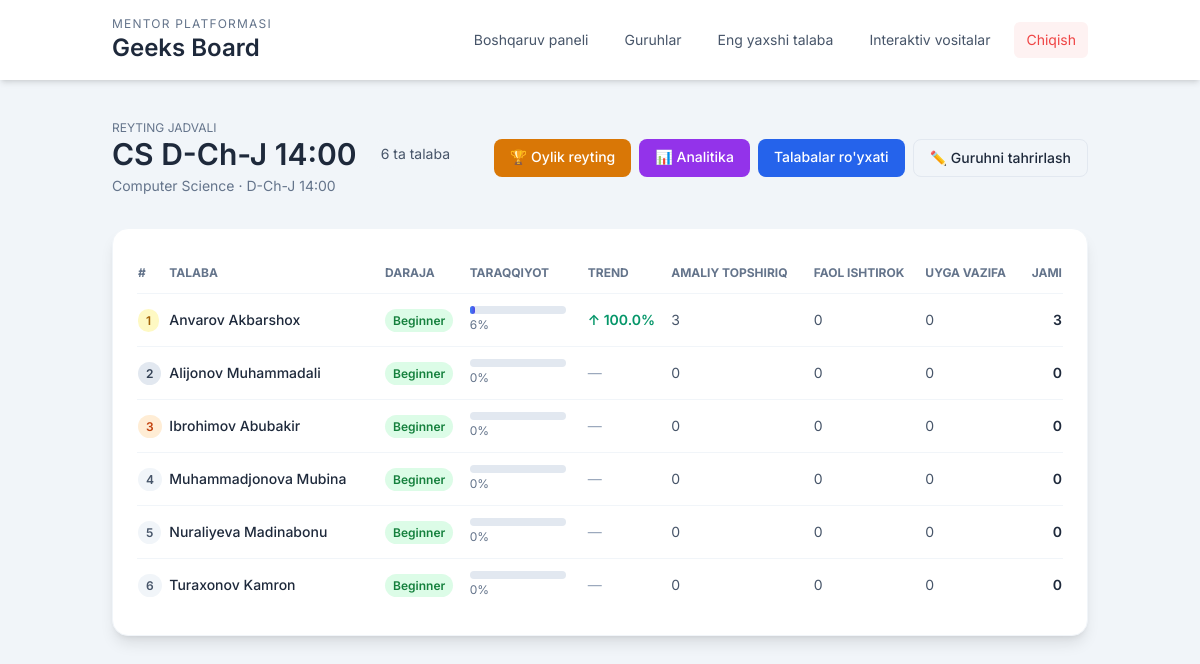
Screenshot of /groups/2/rating/ (signed in) with the database file from the repository.
### core/models.py (models this page shows, shortened)
class Group(models.Model):
    mentor = models.ForeignKey(
        Mentor,
        on_delete=models.CASCADE,
        related_name='groups',
    )
    name = models.CharField(max_length=150)
    subject = models.CharField(max_length=120, blank=True)
    schedule = models.CharField(max_length=255, blank=True)
    start_date = models.DateField(null=True, blank=True)
    class Meta:
        unique_together = ('mentor', 'name')
        ordering = ['name']

class PointCategory(models.Model):
    PARTICIPATION = 'participation'
    ATTENDANCE = 'attendance'
    HOMEWORK = 'homework'
    DISCIPLINE = 'discipline'
    KNOWLEDGE = 'knowledge'
    CATEGORY_CHOICES = [
        (PARTICIPATION, 'Participation'),
        (ATTENDANCE, 'Attendance'),
        (HOMEWORK, 'Homework'),
        (DISCIPLINE, 'Discipline'),
        (KNOWLEDGE, 'Knowledge'),
    ]
    name = models.CharField(max_length=120, unique=True)
    slug = models.SlugField(max_length=80, unique=True)
    description = models.TextField(blank=True)
    max_score = models.PositiveSmallIntegerField(default=10)
    is_active = models.BooleanField(default=True)
    class Meta:
        ordering = ['name']

class Student(models.Model):
    group = models.ForeignKey(
        Group,
        on_delete=models.CASCADE,
        related_name='students',
    )
    full_name = models.CharField(max_length=200)
    birth_date = models.DateField(null=True, blank=True)
    phone = models.CharField(max_length=32, blank=True)
    parent_phone = models.CharField(max_length=32, blank=True)
    notes = models.TextField(blank=True)
    class Meta:
        ordering = ['full_name']
    def total_score(self, start_date=None, end_date=None) -> int:
        qs = self.points.all()
        if start_date:
            qs = qs.filter(date__gte=start_date)
        if end_date:
            qs = qs.filter(date__lt=end_date)
        return qs.aggregate(total=models.Sum('score'))['total'] or 0
    def get_level(self) -> str:
        total = self.total_score()
        if total < 51:
            return 'Beginner'
        elif total < 151:
            return 'Intermediate'
        else:
            return 'Pro'
    def get_level_thresholds(self) -> dict:
        total = self.total_score()
        if total < 51:
            return {
                'current': 'Beginner',
                'current_min': 0,
                'current_max': 50,
                'next': 'Intermediate',
                'next_min': 51,
                'next_max': 150,
            }
    def get_progress_percentage(self) -> float:
        thresholds = self.get_level_thresholds()
        if thresholds['next'] is None:
            return 100.0  # Max level reached
        total = self.total_score()
        current_range = thresholds['current_max'] - thresholds['current_min'] + 1
        progress_in_range = total - thresholds['current_min']
        return min(100.0, (progress_in_range / current_range) * 100)
    def get_trend(self, days=30) -> dict:
        from datetime import timedelta
        now = timezone.now()
        current_start = now - timedelta(days=days)
        previous_start = current_start - timedelta(days=days)
        current_points = self.total_score(start_date=current_start)
        previous_points = self.total_score(start_date=previous_start, end_date=current_start)
        if previous_points == 0:
            change_percent = 100.0 if current_points > 0 else 0.0
        else:
            change_percent = ((current_points - previous_points) / abs(previous_points)) * 100
        return {
            'current': current_points,
            'previous': previous_points,
            'change': current_points - previous_points,
            'change_percent': change_percent,
            'direction': 'up' if current_points > previous_points else 'down' if current_points < previous_points else 'neutral'
        }

### core/views.py (the view)
# urls.py: path('groups/<int:group_id>/rating/', views.student_rating, name='student_rating'),
@login_required
def student_rating(request, group_id: int):
    mentor = _require_mentor(request)
    if not mentor:
        return redirect('login')
    group = get_object_or_404(Group, id=group_id, mentor=mentor)
    students = (
        group.students.annotate(total_points=Sum('points__score', default=0))
        .order_by('-total_points', 'full_name')
    )
    categories = PointCategory.objects.filter(is_active=True)
    breakdown = []
    for student in students:
        category_scores = [
            student.points.filter(category=category).aggregate(total=Sum('score'))['total'] or 0
            for category in categories
        ]
        level = student.get_level()
        progress = student.get_progress_percentage()
        trend = student.get_trend(days=30)
        breakdown.append({
            'student': student,
            'scores': category_scores,
            'level': level,
            'progress': progress,
            'trend': trend,
        })
    context = {
        'group': group,
        'categories': categories,
        'breakdown': breakdown,
    }
    return render(request, 'student_rating.html', context)

### core/views.py (called while the page is built)
def _require_mentor(request):
    mentor = getattr(request.user, 'mentor_profile', None)
    if not mentor:
        messages.error(request, 'Bu hisobga mentor profili bog\'lanmagan.')
        return None
    return mentor

### project/templates/student_rating.html (shortened to what this page needs)
{% extends "base.html" %}
{% block content %}
<div class="mb-8">
    <div class="flex items-center justify-between">
        <div>
            <p class="text-xs uppercase text-slate-500">Reyting jadvali</p>
            <div class="flex flex-wrap gap-3 items-center">
                <h2 class="text-3xl font-semibold text-slate-800">{{ group.name }}</h2>
                <span class="px-3 py-1 rounded-full bg-slate-100 text-slate-600 text-sm">{{ breakdown|length }} ta talaba</span>
            </div>
            <p class="text-sm text-slate-500 mt-1">{{ group.subject|default:"Umumiy" }} &middot; {{ group.schedule|default:"Jadval belgilanmagan" }}</p>
        </div>
        <div class="flex gap-2">
            <a href="{% url 'monthly_leaderboard' group.id %}" class="px-4 py-2 bg-amber-600 text-white rounded-lg hover:bg-amber-700 transition text-sm font-medium">
                🏆 Oylik reyting
            </a>
            <a href="{% url 'analytics_dashboard' group.id %}" class="px-4 py-2 bg-purple-600 text-white rounded-lg hover:bg-purple-700 transition text-sm font-medium">
                📊 Analitika
            </a>
            <a href="{% url 'student_list' group.id %}" class="px-4 py-2 bg-blue-600 text-white rounded-lg hover:bg-blue-700 transition text-sm font-medium">
                Talabalar ro'yxati
            </a>
            <a href="{% url 'group_edit' group.id %}" class="px-4 py-2 border border-slate-200 rounded-lg hover:bg-slate-50 text-sm font-medium">
                ✏️ Guruhni tahrirlash
            </a>
        </div>
    </div>
</div>
<div class="bg-white rounded-2xl shadow-lg p-6 border border-slate-100">
    <div class="overflow-x-auto">
        <table class="min-w-full text-sm">
            <thead>
                <tr class="text-left text-slate-500 uppercase text-xs">
                    <th class="py-3">#</th>
                    <th class="py-3">Talaba</th>
                    <th class="py-3">Daraja</th>
                    <th class="py-3">Taraqqiyot</th>
                    <th class="py-3">Trend</th>
                    {% for category in categories %}
                    <th class="py-3">{{ category.name }}</th>
                    {% endfor %}
                    <th class="py-3 text-right">Jami</th>
                </tr>
            </thead>
            <tbody>
                {% for row in breakdown %}
                <tr class="border-t border-slate-100 hover:bg-slate-50">
                    <td class="py-3">
                        <span class="px-2 py-1 rounded-full text-xs font-semibold
                            {% if forloop.counter == 1 %}bg-yellow-100 text-yellow-700
                            {% elif forloop.counter == 2 %}bg-slate-200 text-slate-700
                            {% elif forloop.counter == 3 %}bg-orange-100 text-orange-700
                            {% else %}bg-slate-100 text-slate-600{% endif %}">
                            {{ forloop.counter }}
                        </span>
                    </td>
                    <td class="py-3">
                        <a href="{% url 'student_profile' row.student.id %}" class="font-medium text-slate-800 hover:text-blue-600">
                            {{ row.student.full_name }}
                        </a>
                    </td>
                    <td class="py-3">
                        <span class="px-2 py-1 rounded-full text-xs font-semibold
                            {% if row.level == 'Pro' %}bg-purple-100 text-purple-700
                            {% elif row.level == 'Intermediate' %}bg-blue-100 text-blue-700
                            {% else %}bg-green-100 text-green-700{% endif %}">
                            {{ row.level }}
                        </span>
                    </td>
                    <td class="py-3">
                        <div class="w-24">
                            <div class="w-full bg-slate-200 rounded-full h-2">
                                <div class="bg-gradient-to-r from-blue-500 to-indigo-600 h-2 rounded-full" style="width: {{ row.progress }}%"></div>
                            </div>
                            <span class="text-xs text-slate-500">{{ row.progress|floatformat:0 }}%</span>
                        </div>
                    </td>
                    <td class="py-3">
                        {% if row.trend.direction == 'up' %}
                            <span class="text-emerald-600 font-semibold">↑ {{ row.trend.change_percent|floatformat:1 }}%</span>
                        {% elif row.trend.direction == 'down' %}
                            <span class="text-red-600 font-semibold">↓ {{ row.trend.change_percent|floatformat:1 }}%</span>
                        {% else %}
                            <span class="text-slate-400">—</span>
                        {% endif %}
                    </td>
                    {% for score in row.scores %}
                    <td class="py-3 text-slate-600">{{ score }}</td>
                    {% endfor %}
                    <td class="py-3 text-right font-semibold text-accent">{{ row.student.total_points|default:0 }}</td>
                </tr>
                {% endfor %}
            </tbody>
        </table>
    </div>
</div>
{% endblock %}

### project/templates/base.html (style rules this page uses)
body { font-family: 'Inter', sans-serif; background-color: #f8fafc; }

### rows the page displays
Group: name "CS D-Ch-J 14:00", subject "Computer Science", schedule "D-Ch-J 14:00"
PointCategory: name "AMALIY TOPSHIRIQ"
PointCategory: name "FAOL ISHTIROK"
PointCategory: name "UYGA VAZIFA"
Student: student.full_name "Anvarov Akbarshox", level "Beginner", {{ row.progress }} 5.88235294117647 (drawn), progress "6", trend.change_percent "100.0", scores "3" "0" "0", student.total_points "3"
Student: student.full_name "Alijonov Muhammadali", level "Beginner", progress "0", scores "0" "0" "0", student.total_points "0"
Student: student.full_name "Ibrohimov Abubakir", level "Beginner", progress "0", scores "0" "0" "0", student.total_points "0"
Student: student.full_name "Muhammadjonova Mubina", level "Beginner", progress "0", scores "0" "0" "0", student.total_points "0"
Student: student.full_name "Nuraliyeva Madinabonu", level "Beginner", progress "0", scores "0" "0" "0", student.total_points "0"
Student: student.full_name "Turaxonov Kamron", level "Beginner", progress "0", scores "0" "0" "0", student.total_points "0"

### other values shown
{{ breakdown|length }} "6"
